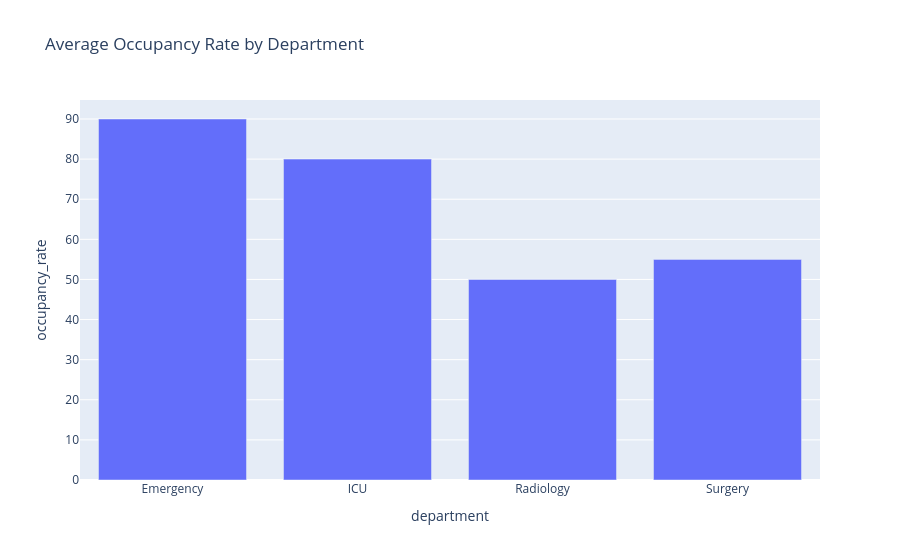

This figure's notebook cell:
### Code cell
fig = px.bar(
    capacity_analysis,
    x="department",
    y="occupancy_rate",
    title="Average Occupancy Rate by Department"
)

fig.show()

### Figure 1 — Plotly figure (JSON) as saved in the notebook; plotly's stock layout.template omitted (floating-point values rounded to 4 significant figures)
{"data": [{"hovertemplate": "department=%{x}<br>occupancy_rate=%{y}<extra></extra>", "legendgroup": "", "marker": {"color": "#636efa", "pattern": {"shape": ""}}, "name": "", "orientation": "v", "showlegend": false, "textposition": "auto", "type": "bar", "x": ["Emergency", "ICU", "Radiology", "Surgery"], "xaxis": "x", "y": [90.0, 80.0, 50.0, 55.0], "yaxis": "y"}], "layout": {"barmode": "relative", "legend": {"tracegroupgap": 0}, "title": {"text": "Average Occupancy Rate by Department"}, "xaxis": {"anchor": "y", "domain": [0, 1], "title": {"text": "department"}}, "yaxis": {"anchor": "x", "domain": [0, 1], "title": {"text": "occupancy_rate"}}}}
